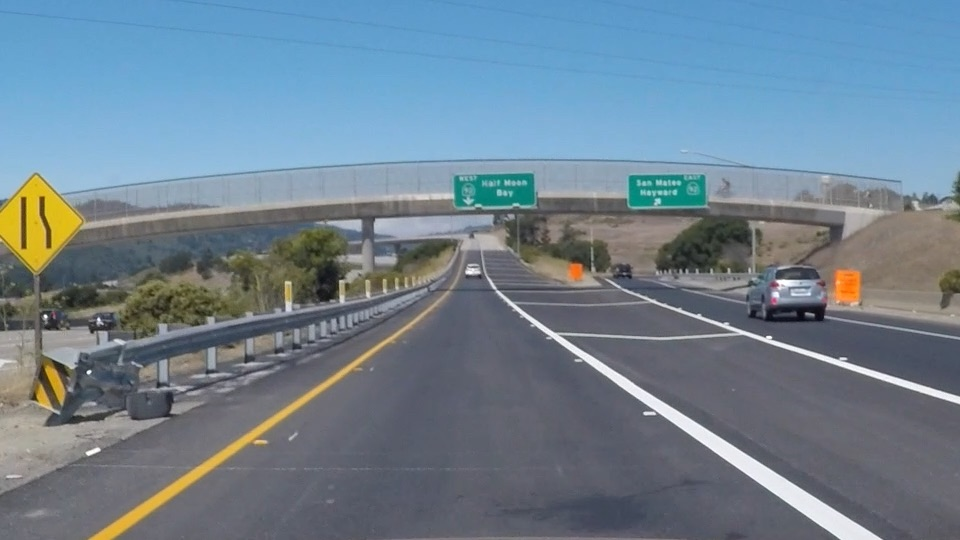
#> input picture hough Transorm/exit-ramp.jpg, 960 x 540 px
$ python 'hough transform to find lane lines.py'
#> lines starting #> are read from the running program, lines starting #| are printed output that depends on the picture; after the words box and inside, x2 and y2 are one past the last pixel; in counts of white or black regions, pixels touching at a corner belong together
import matplotlib.pyplot as plt
import matplotlib.image as mpimg
import numpy as np
import cv2

# Read in and grayscale the image
image = mpimg.imread('exit-ramp.jpg')
#> image is the input picture: shape (540, 960, 3); mean R, G, B 111.3, 130.2, 144.4
gray = cv2.cvtColor(image,cv2.COLOR_RGB2GRAY)
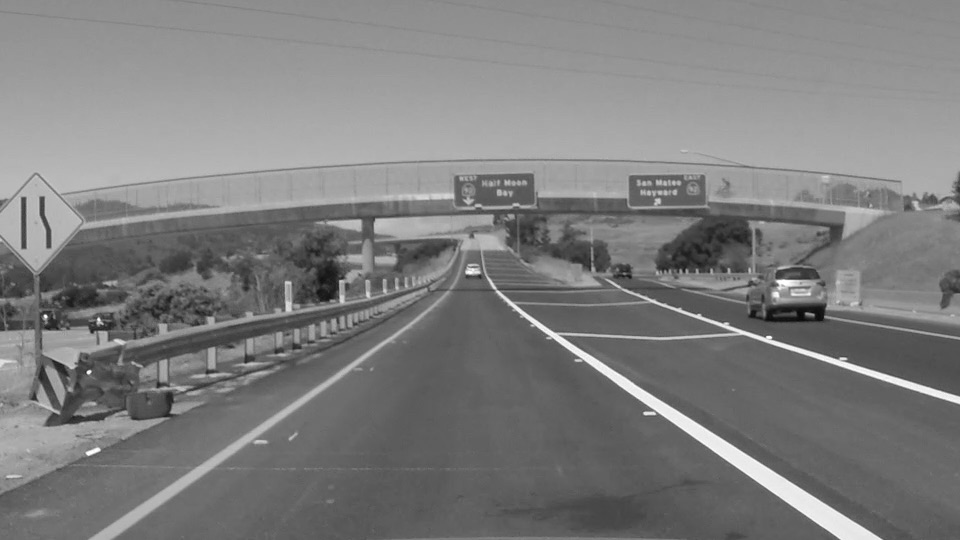
#> gray: shape (540, 960); min 7, max 255, mean 126.2

# Define a kernel size and apply Gaussian smoothing
kernel_size = 5
blur_gray = cv2.GaussianBlur(gray,(kernel_size, kernel_size),0)

# Define our parameters for Canny and apply
low_threshold = 50
high_threshold = 150
masked_edges = cv2.Canny(blur_gray, low_threshold, high_threshold)
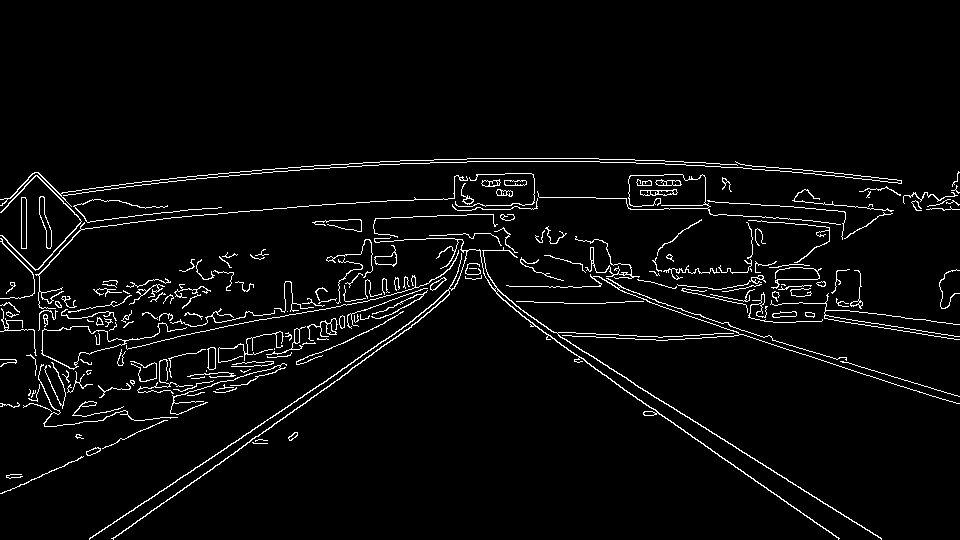
#> masked_edges: shape (540, 960); 3.8% white in thin lines or dots, all inside (x1, y1, x2, y2) = (0, 158, 960, 540)

# Define parameter of hough transforn
# Make a blank the same size as our image to draw on
rho = 1
theta = np.pi/180
threshold = 1
min_line_length = 10
max_line_gap = 1
line_image = np.copy(image)*0 #creating a blank to draw lines on
#> line_image: shape (540, 960, 3); every value is 0

# Run Hough on edge detected image
lines = cv2.HoughLinesP(masked_edges, rho, theta, threshold, np.array([]),
                            min_line_length, max_line_gap)
#> lines = 211 rows, first 6: [375, 256, 389, 256], [394, 305, 418, 294], [729, 203, 749, 203], [359, 311, 376, 305], [704, 445, 714, 451], [834, 317, 845, 318]

# Iterate over the output "lines" and draw lines on the blank
for line in lines:
    for x1,y1,x2,y2 in line:
        cv2.line(line_image,(x1,y1),(x2,y2),(255,0,0),10)
#> this loop made 211 passes
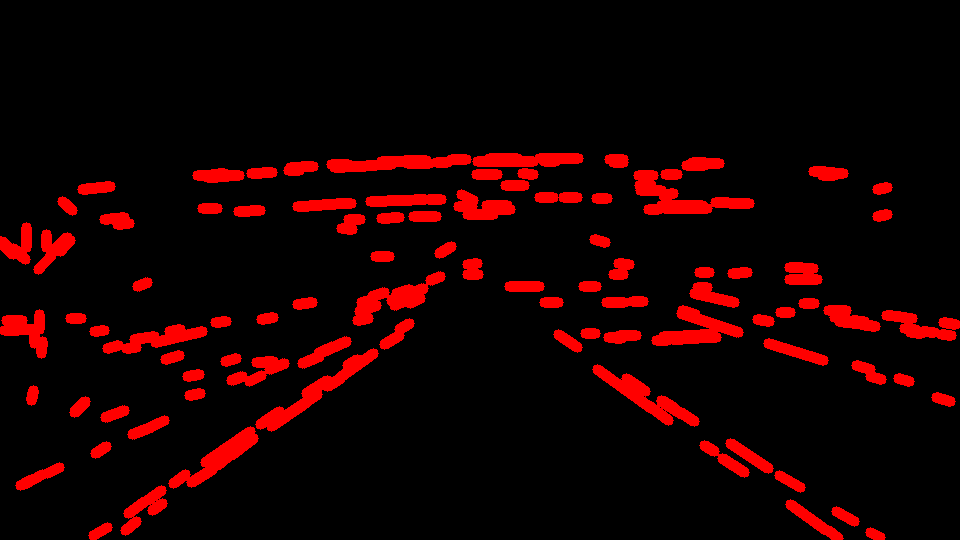
#> line_image: shape (540, 960, 3); mean R, G, B 23.7, 0, 0

# Create a "color" binary image to combine with line image
color_edges = np.dstack((masked_edges, masked_edges, masked_edges))

# Draw the lines on the edge image
combo = cv2.addWeighted(color_edges, 0.8, line_image, 1, 0)
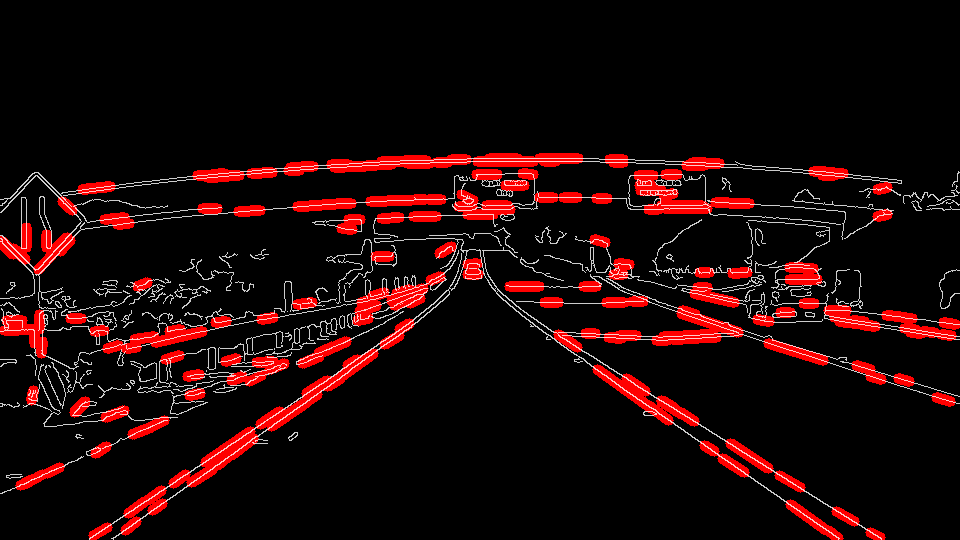
#> combo: shape (540, 960, 3); mean of channels 0, 1, 2 28.5, 7.8, 7.8; drawn as R, G, B
plt.imshow(combo)
plt.show()
